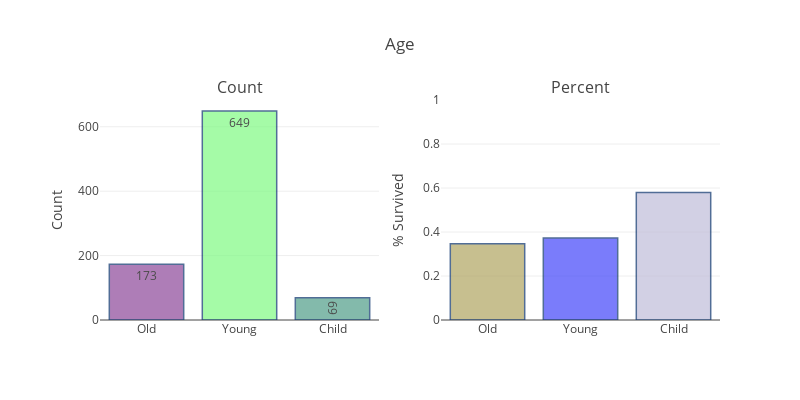

Write notebook code for a chart like this one.
### Code cell
temp_col = train_df.columns.values[5]
plot_count_percent_for_object(train_df, temp_col)

### Figure 1 — Plotly figure (JSON) as saved in the notebook; plotly's stock layout.template omitted (floating-point values rounded to 4 significant figures)
{"data": [{"marker": {"color": ["#8D4799", "#7FFA83", "#4F9E88", "#C4CBD0", "#69E87E", "#B36270", "#B48DE9", "#A6F806", "#4EE28D", "#5452CC", "#70FB24", "#FEF29F", "#48F81E", "#B0DBAC", "#770505", "#2C4E45", "#801347", "#5FD70D", "#56B270", "#DD5DB5", "#A63980", "#1C9D3B", "#96536C", "#3470B3", "#3019FE", "#1C2918", "#FE7BA4", "#FCF375", "#F7FA68", "#46A1A2", "#5FBE97", "#D29C8F", "#B2F3A7", "#E1B5D0", "#3F9A49", "#40794E", "#C9F078", "#0D8B7F", "#CB433D", "#4A2D2A", "#AA53FF", "#10C43F", "#3D65E8", "#6EA70F", "#0608E4", "#30CD47", "#E79866", "#9D2B6C", "#D33465", "#795647", "#BE0059", "#FC32D8", "#0A3066", "#94F536", "#8621FE", "#1089E4", "#08F6D6", "#F8F929", "#16FB42", "#E5EAC7", "#030786", "#28AF64", "#A0C86C", "#263F17", "#7E9771", "#C6BAAE", "#071CD3", "#864834", "#08D7B1", "#91886D", "#AFEEEC", "#110743", "#A27D18", "#17D185", "#E47BCB", "#F0C3B4", "#BF96F3", "#A8132D", "#94B0FB", "#4C27F5", "#77FDA7", "#35F2F3", "#34E69B", "#BD1421", "#A2008E", "#3143CE", "#2DAEBA", "#AF743A", "#15D84F", "#6102DE", "#BBDBA6", "#24D73E", "#449DC4", "#A142D8", "#DF28FF", "#A0DB84", "#54BE49", "#00DBC2", "#F553B9", "#831315"], "line": {"color": "rgb(8,48,107)", "width": 1.5}}, "name": "Count", "opacity": 0.7, "orientation": "v", "text": [173, 649, 69], "textfont": {"color": "rgb(0, 0, 0)", "size": 0}, "textposition": "auto", "type": "bar", "x": ["Old", "Young", "Child"], "xaxis": "x1", "y": [173, 649, 69], "yaxis": "y1"}, {"marker": {"color": ["#B0A461", "#4246FA", "#C0BDD9", "#2ECE38", "#E2279D", "#8FB47A", "#DF50FB", "#1F6815", "#7A8749", "#53F20D", "#9FA2C8", "#CC77D3", "#2FDA80", "#0DCCBE", "#7156BB", "#D2910C", "#B61BD5", "#BD793B", "#954021", "#91F438", "#FE7C75", "#2DABBB", "#22C89F", "#DDE0BC", "#32CD0C", "#BC253E", "#0D5A14", "#6B2404", "#3E1D31", "#75C3EF", "#0F6718", "#69B0FE", "#6527FC", "#4AA86E", "#7F9DA8", "#60BF1B", "#4E0D49", "#2D7AF5", "#994FB2", "#63B586", "#CE9152", "#05AF6F", "#6E6B05", "#86D681", "#D45335", "#23570F", "#C7B38C", "#B38D98", "#660E0A", "#3700F2", "#FDA686", "#6DFFA0", "#86DB70", "#A95677", "#EF0577", "#D71ABC", "#09AC36", "#519D89", "#93EA5D", "#6F22C7", "#644EF0", "#116066", "#52779D", "#4878C8", "#E3F01A", "#80CF5C", "#BEB098", "#AF9F61", "#542E25", "#9255B3", "#AA157C", "#3542F2", "#0BB076", "#508481", "#15AD34", "#19B8B3", "#C88057", "#D9433A", "#13CC4E", "#24CD7E", "#E48370", "#D15D73", "#EEB5E9", "#618874", "#D0E389", "#3902EC", "#E18508", "#12851C", "#57B899", "#A27A0D", "#8FA1F5", "#C520FA", "#19B3C2", "#64F65C", "#EBD393", "#F62A2A", "#99ACEE", "#23D2D6", "#7277FE", "#64C380"], "line": {"color": "rgb(8,48,107)", "width": 1.5}}, "name": "Percent", "opacity": 0.7, "orientation": "v", "text": [["Old", 0.3468], ["Young", 0.3729], ["Child", 0.5797]], "textfont": {"color": "rgb(0, 0, 0)", "size": 12}, "textposition": "auto", "type": "bar", "x": ["Old", "Young", "Child"], "xaxis": "x2", "y": [0.3468, 0.3729, 0.5797], "yaxis": "y2"}], "layout": {"annotations": [{"font": {"size": 16}, "showarrow": false, "text": "Count", "x": 0.225, "xanchor": "center", "xref": "paper", "y": 1, "yanchor": "bottom", "yref": "paper"}, {"font": {"size": 16}, "showarrow": false, "text": "Percent", "x": 0.775, "xanchor": "center", "xref": "paper", "y": 1, "yanchor": "bottom", "yref": "paper"}], "height": 400, "margin": {"l": 100}, "showlegend": false, "title": "Age", "width": 800, "xaxis1": {"anchor": "y1", "domain": [0, 0.45]}, "xaxis2": {"anchor": "y2", "domain": [0.55, 1]}, "yaxis1": {"anchor": "x1", "domain": [0, 1], "title": "Count"}, "yaxis2": {"anchor": "x2", "domain": [0, 1], "range": [0, 1], "title": "% Survived"}}}
